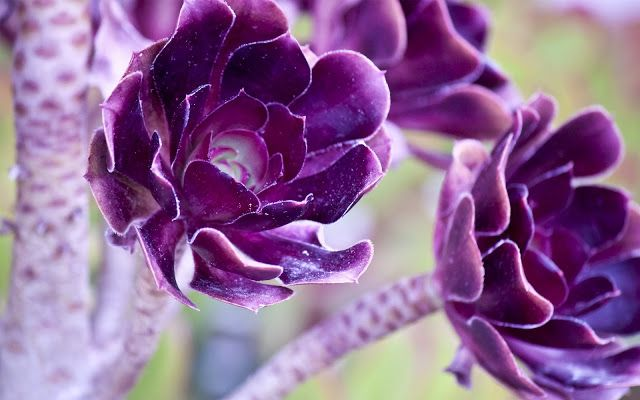
#> input picture 4- Image Matching/Dataset/reference_1.jpg, 640 x 400 px, found by its file name; its folder holds 2 pictures in this run
$ python -i exercises.py   (imports and definitions only)
#> lines starting #> are read from the running program, lines starting #| are printed output that depends on the picture; long printed decimals are rounded
import cv2
import matplotlib.pyplot as plt
import os

# Setting the path to our dataset folder.
path = "C:\\Users\\M\\Desktop\\SPRING 2022-2023\\CNG 483\\Assignment-1\\Dataset"

def FeatureMatcher(keypointsList, descriptorsList):
    # Used algorithm is Fast Library for Approximate Nearest Neighbors (FLANN). Discovers a query point's closest neighbor in a big dataset.
    # This index will be created using k-d tree data structure
    FlannIndex = 1
    # I chose number of trees to use 6 because when I try more, the compile time would get more slower.
    indexes = dict(algorithm=FlannIndex, trees=6)
    # Checks value represents how many times the tree should be scanned in recursive search for the ideal match. I used 36, default value was 32, to get better results.
    searches = dict(checks=36)
    # Takes index and search parameters as a paramater.
    flannMatched = cv2.FlannBasedMatcher(indexes, searches)

    # This list will store the matching key points and their respective distances.
    totalMatches  = []
    for i in range(len(keypointsList) - 1):
        keypoints = keypointsList[i] #  Current reference image's key points
        descriptors = descriptorsList[i]#  Current reference image's descriptors
        keypointsNext = keypointsList[i+1]#  Next reference image's key points
        descriptorsNext = descriptorsList[i+1]#  Next reference image's descriptors

        # gets current reference image's key points and descriptors and k is the amount to be returned for the nearest neighbors. So we'll get 2 of the most suitable matches for each descriptor
        # knnMatch will return k nearest matches between these two descriptors.
        #So, matchList will have list of list, each list having a match which is descriptor and the corresponding closest match which is descriptorsNext
        matchList = flannMatched.knnMatch(descriptors, descriptorsNext, k=2)

        # Each inner list of maskOfMatches is initialized with [0,0]. After that we'll use this list to remove any matches that fail Lowe's ratio test.
        maskofMatches = [[0, 0] for i in range(len(matchList))]
        # a and b will be the matched object.
        matches = []
        for i, (a, b) in enumerate(matchList):
            # According to Lowe's ratio test, a match is good a match if the distance between it and the closest match (a) is less than 0.7 times that of the second-closest match (b).
            if a.distance < 0.7 * b.distance:
                # describes that in that index match has been passed.
                maskofMatches[i] = [1, 0]
                # I learnt this from an online source that a.queryIdx and a.trainIdx are the indexes of the keypoints which corresponds to the current match.
                matches.append([keypoints[a.queryIdx], keypointsNext[a.trainIdx], a.distance])

        # Since the distance is the third element in our matches list, we sorted according to that.
        matches.sort(key=lambda x: x[2])
        # Delete other than top 10 matches as you declared in the assignment.
        matches = matches[:10]

         # Printing top 10 matching key points
        print(f"\nTop 10 matched keypoints between image {i+1} and image {i+2}:")
        for match in matches:
            # printing match[0].pt used for getting the coordinates, and first f makes {match[0].pt} a placeholder.
            print(f"Keypoint 1: {match[0].pt} matched with Keypoint 2:{match[1].pt} with distance {match[2]}")
        # Add the top ten matching key points
        totalMatches.append(matches)

    # Plotting
    for i in range(len(totalMatches)):
        # reads ith image and saves to currentImage
        currentImage = cv2.imread(os.path.join(path, f"frame{i}.jpg"))
        # reads ith+1 image and saves to nextImage
        nextImage = cv2.imread(os.path.join(path, f"frame{i+1}.jpg"))
        # Connects the keypoints which are matched between currentImage and nextImage
        drawMatches = cv2.drawMatches(currentImage, keypointsList[i], nextImage, keypointsList[i+1], totalMatches[i], None)
        plt.imshow(drawMatches)
        plt.show()


def FeatureExtractor():
    # Reading all the images in “Dataset” folder.
    # os.listdir(path) returns all the directories and files from out Dataset.
    # os.path.join(path, f) joins the path with any f in the for loop, f stands for any directory or file from our path. The loop for retrieving all of the files and folders from our Dataset.
    images = [cv2.imread(os.path.join(path, f)) for f in os.listdir(path)]

    return images

def DetectSIFTFeatures():
    # We got the image list
    images = FeatureExtractor()
    # Creating our Scale-Invariant Feature Transform (SIFT) object.
    siftObj = cv2.SIFT_create()
    # Will represent a location that is distinctive, and likely to be matched with another images.
    keypointsList = []
    #  Will represent as a vectors representing the features of a keypoint. While a descriptor list consists of vectors that define the characteristics of each of these points, a keypoint list contains the positions of interesting points in an image.
    descriptorsList = []

    for image in images:
        # paramters: input image, optional mask parameter that is for describing the region of the image we want to detect. Since we use all of the image, we use None as a mask parameter.
        keypoints, descriptors = siftObj.detectAndCompute(image, None)
        # Adding the keypoints and descriptors we detected to our lists.
        keypointsList.append(keypoints)
        descriptorsList.append(descriptors)

    return keypointsList, descriptorsList

def main():
    # Reading the reference images.
    # os.path.join finds the full path for the reference images.
    reference_1 = cv2.imread(os.path.join(path, "reference_1.jpg"))
#> reference_1 is the input picture: shape (400, 640, 3); mean B, G, R 149, 103.4, 143.2
    reference_2 = cv2.imread(os.path.join(path, "reference_2.jpg"))
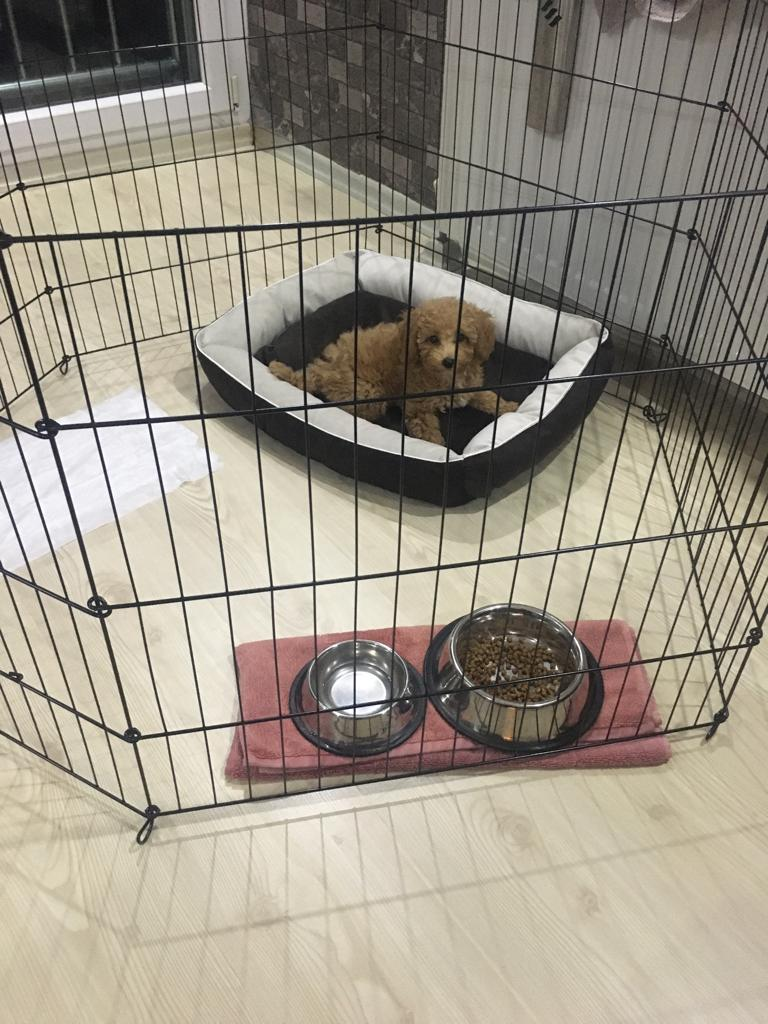
#> input picture 4- Image Matching/Dataset/reference_2.jpg, 768 x 1024 px, found by its file name
#> reference_2 is the input picture: shape (1024, 768, 3); mean B, G, R 136.3, 149.8, 157.1

    # Scale the reference images by a factor of 2 and 5
    # cv2.resize parameters:
    # source of time image, size of the output image since we did scaling we can say None, fx: horizontal scaling factor, fy: vertical scaling factor,
    #interpolation technic we used is Linear.
    transformed1_S2 = cv2.resize(reference_1, None, fx=2, fy=2, interpolation=cv2.INTER_LINEAR)
    transformed1_S5 = cv2.resize(reference_1, None, fx=5, fy=5, interpolation=cv2.INTER_LINEAR)
    transformed2_S2 = cv2.resize(reference_2, None, fx=2, fy=2, interpolation=cv2.INTER_LINEAR)
    transformed2_S5 = cv2.resize(reference_2, None, fx=5, fy=5, interpolation=cv2.INTER_LINEAR)

    # Save the scaled images to our dataset folder.
    cv2.imwrite(os.path.join(path, "transformed1_S2.jpg"), transformed1_S2)
    cv2.imwrite(os.path.join(path, "transformed1_S5.jpg"), transformed1_S5)
    cv2.imwrite(os.path.join(path, "transformed2_S2.jpg"), transformed2_S2)
    cv2.imwrite(os.path.join(path, "transformed2_S5.jpg"), transformed2_S5)

    # Extracting the width and height of the image using shape attribute.
    (height, width) = reference_1.shape[:2]
#> height = 400; width = 640
    # Calculating the center point of the image. We used integer division. Later we'll use this center point to rotate the image.
    center = (int(width/2), int(height/2))
#> center = (320, 200)
    scale = 1.0
    # 30 is the rotation angle, 1.0 is the scaling factor (since there is no scaling factor we used 1.0 as a default)
    M1 = cv2.getRotationMatrix2D(center, 30, scale)
    M2 = cv2.getRotationMatrix2D(center, 150, scale)
    # paramters: image, transformation matrix which tells how the image should be transformed. , third argument: size of the image
    transformed1_R30 = cv2.warpAffine(reference_1, M1, (width, height))
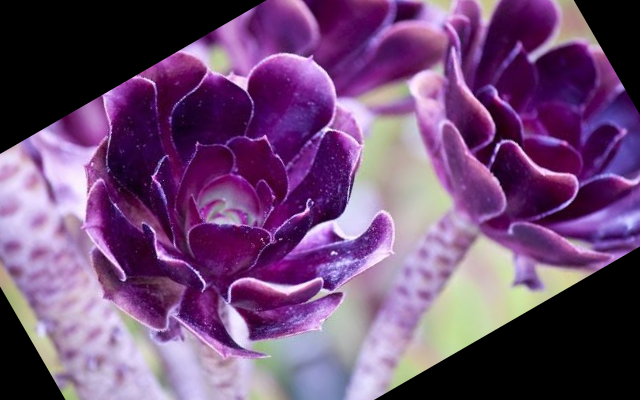
#> transformed1_R30: shape (400, 640, 3); mean B, G, R 116.4, 74.5, 110.9
    transformed1_R130 = cv2.warpAffine(reference_1, M2, (width, height))
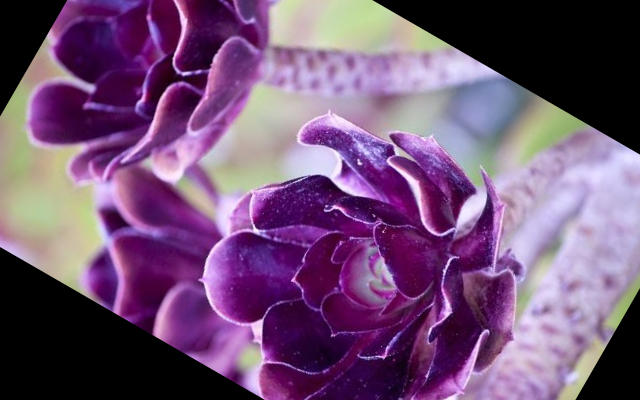
#> transformed1_R130: shape (400, 640, 3); mean B, G, R 117.5, 81.3, 114.3

    # The same is applied for the reference_2 image.
    (height, width) = reference_2.shape[:2]
#> height = 1024; width = 768
    center = (int(width/2), int(height/2))
#> center = (384, 512)
    M1 = cv2.getRotationMatrix2D(center, 30, scale)
    M2 = cv2.getRotationMatrix2D(center, 150, scale)
    transformed2_R30 = cv2.warpAffine(reference_2, M1, (width, height))
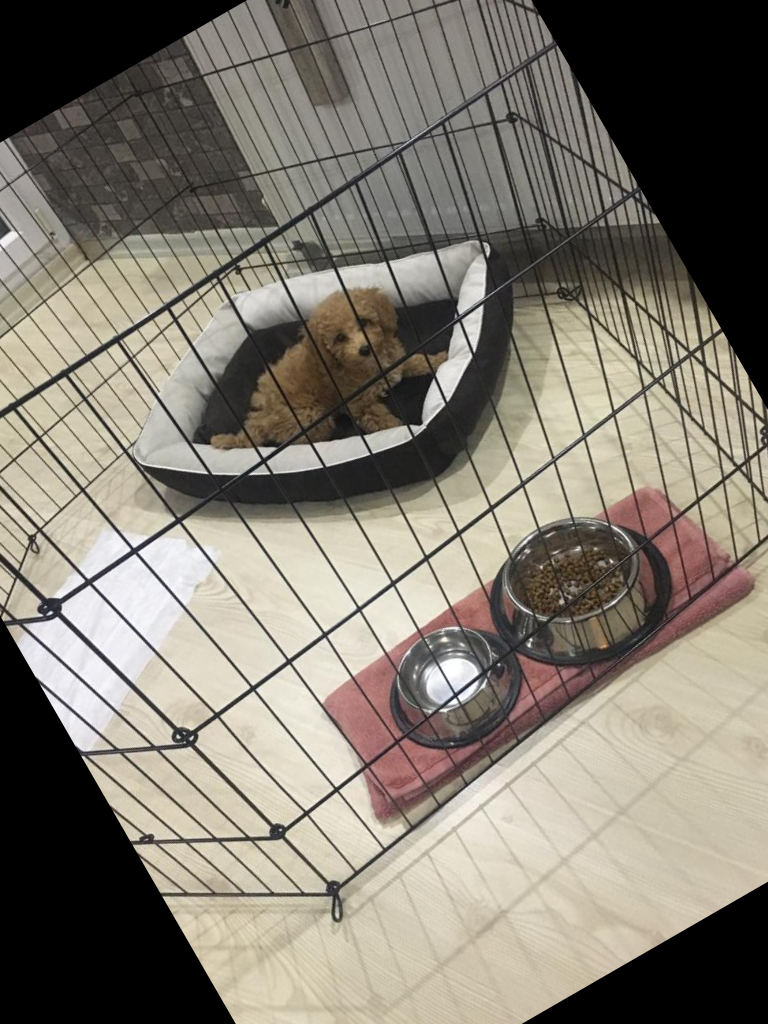
#> transformed2_R30: shape (1024, 768, 3); mean B, G, R 113.2, 124.1, 130.1
    transformed2_R130 = cv2.warpAffine(reference_2, M2, (width, height))
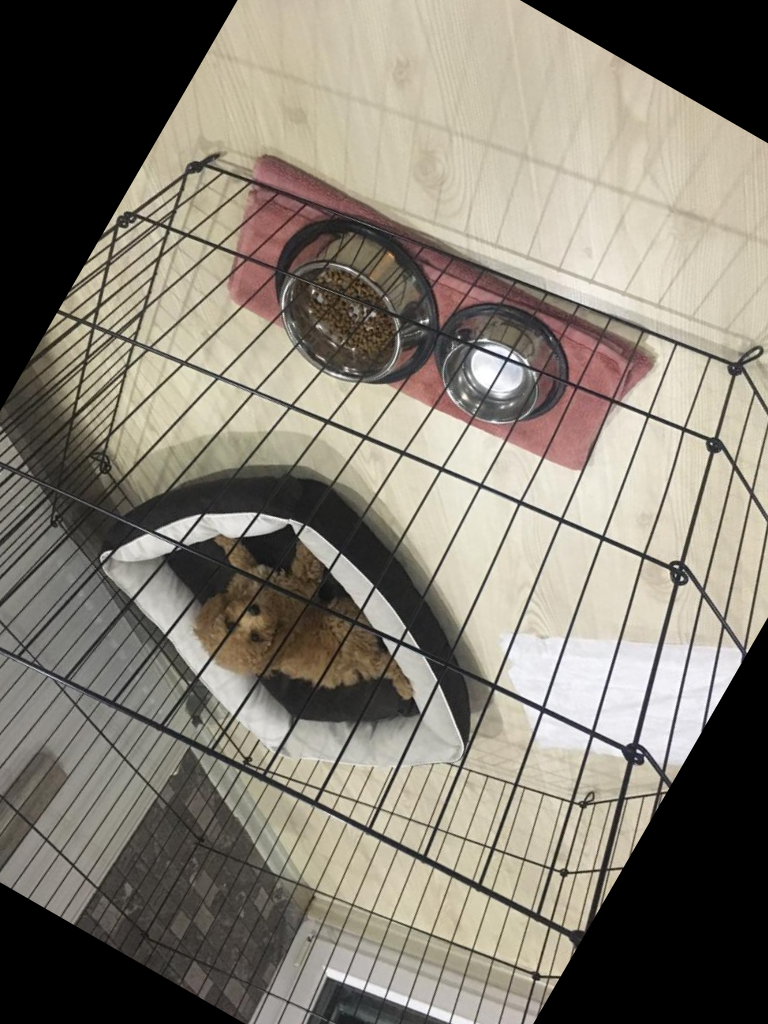
#> transformed2_R130: shape (1024, 768, 3); mean B, G, R 114.2, 125.5, 131.6

    # Save the rotated images to our dataset folder.
    cv2.imwrite(os.path.join(path, "transformed1_R30.jpg"), transformed1_R30)
    cv2.imwrite(os.path.join(path, "transformed1_R130.jpg"), transformed1_R130)
    cv2.imwrite(os.path.join(path, "transformed2_R30.jpg"), transformed2_R30)
    cv2.imwrite(os.path.join(path, "transformed2_R130.jpg"), transformed2_R130)

    keypointsList, descriptorsList = DetectSIFTFeatures() # calls FeatureExtractor() inside
#> in DetectSIFTFeatures, `images = FeatureExtractor()`: images = 2 items
#> the loop in DetectSIFTFeatures, `for image in images:` made 2 passes
#> keypointsList = 2 items; descriptorsList = 2 items
    FeatureMatcher(keypointsList, descriptorsList)
#> the loop in FeatureMatcher, `for i in range(len(keypointsList) - 1):` made 1 pass
#> matchList on pass 1: 1038 matches
#| Top 10 matched keypoints between image 1038 and image 1039:
#| Keypoint 1: (493.703, 180.848) matched with Keypoint 2:(306.826, 670.294) with distance 148.997
#| Keypoint 1: (193.662, 290.606) matched with Keypoint 2:(209.722, 56.309) with distance 232.712
#| Keypoint 1: (150.454, 137.542) matched with Keypoint 2:(439.669, 668.185) with distance 250.639
#> after the loop in FeatureMatcher, `for i in range(len(keypointsList) - 1):`: totalMatches = 1 item

    """(8 points) Discuss the trend in the plotted results. What is the effect of increasing the scale
on the matching distance?
            The matching distance will grow as an image's scale increases. While image's scale increases, the descriptors of its
        keypoints increases, which results wider gaps between matches. Large descriptors will make feature spaces larger.
    """

    """"
    (8 points) Discuss the trend in the plotted results. What is the effect of the angle of rotation
on the matching distance?
            The matching distance grows as the rotational angle grows. While we have a low matching distance, the angle of rotation is small because the features of the two images may be easily matched. The features
        in the two images differ more as the angle of rotation grows, making it more difficult for the algorithm to identify matches.
    """

#> (the run stopped early here; a loop or call above may not have finished)
